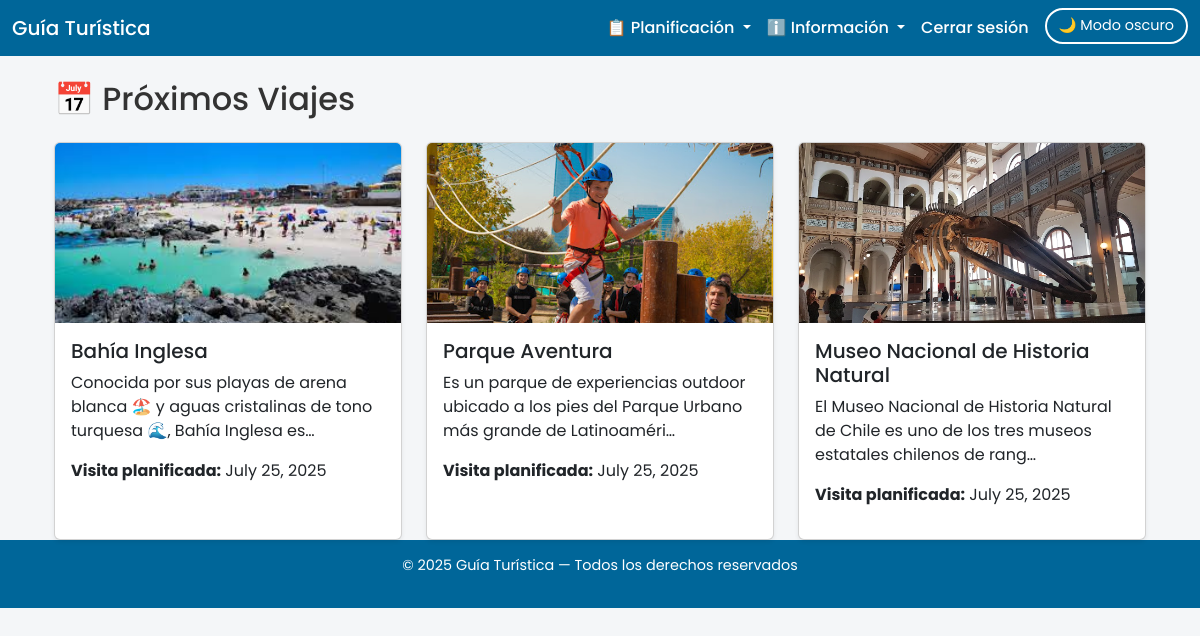
The page /proximos/ (signed in) on the database its author committed.
### turista/models.py (models this page shows, shortened)
class AgendaViajes(models.Model):
    usuario = models.ForeignKey(User, on_delete=models.CASCADE)
    lugar = models.ForeignKey(LugarTuristico, on_delete=models.CASCADE)
    fecha_planificada = models.DateField()
    es_favorito = models.BooleanField(default=False)
    notas = models.TextField(blank=True)
    class Meta:
        unique_together = ('usuario', 'lugar')  # Evita duplicados

class LugarTuristico(models.Model):
    nombre = models.CharField(max_length=100)
    descripcion = models.TextField()
    ubicacion = models.CharField(max_length=200)
    imagen = models.ImageField(upload_to='lugares/')
    horario = models.CharField(max_length=100)
    categoria = models.CharField(max_length=20, choices=CATEGORIAS, default='ciudad')

### turista/views.py (the view)
# urls.py: path('proximos/', views.proximos_viajes, name='proximos'),
@login_required
def proximos_viajes(request):
    hoy = timezone.now().date()
    proximos = AgendaViajes.objects.filter(usuario=request.user, fecha_planificada__gte=hoy)
    return render(request, 'turista/proximos.html', {'proximos': proximos})

### turista/templates/turista/proximos.html (shortened to what this page needs)
{% extends 'turista/base.html' %}
{% block content %}
<div class="container mt-4">
  <h2 class="mb-4">📅 Próximos Viajes</h2>
  {% if proximos %}
    <div class="row row-cols-1 row-cols-md-3 g-4">
      {% for item in proximos %}
        <div class="col">
          <div class="card h-100 shadow-sm">
            <img src="{{ item.lugar.imagen.url }}" class="card-img-top" style="height: 180px; object-fit: cover;" alt="{{ item.lugar.nombre }}">
            <div class="card-body">
              <h5 class="card-title">{{ item.lugar.nombre }}</h5>
              <p class="card-text">{{ item.lugar.descripcion|truncatechars:100 }}</p>
              <p><strong>Visita planificada:</strong> {{ item.fecha_planificada }}</p>
            </div>
          </div>
        </div>
      {% endfor %}
    </div>
  {% else %}
    <div class="alert alert-info">Aún no tienes viajes planificados.</div>
  {% endif %}
</div>
{% endblock %}

### turista/templates/turista/base.html (style rules this page uses)
body { margin: 0; font-family: 'Poppins', sans-serif; background: #f4f6f8; color: #333; }

### rows shown on the page
AgendaViajes: lugar.imagen (picture), lugar.nombre "Bahía Inglesa", lugar.descripcion "Conocida por sus playas de arena blanca 🏖️ y aguas cristalinas de tono turquesa 🌊, Bahía Inglesa es…", fecha_planificada "July 25, 2025"
AgendaViajes: lugar.imagen (picture), lugar.nombre "Parque Aventura", lugar.descripcion "Es un parque de experiencias outdoor ubicado a los pies del Parque Urbano más grande de Latinoaméri…", fecha_planificada "July 25, 2025"
AgendaViajes: lugar.imagen (picture), lugar.nombre "Museo Nacional de Historia Natural", lugar.descripcion "El Museo Nacional de Historia Natural de Chile es uno de los tres museos estatales chilenos de rang…", fecha_planificada "July 25, 2025"
